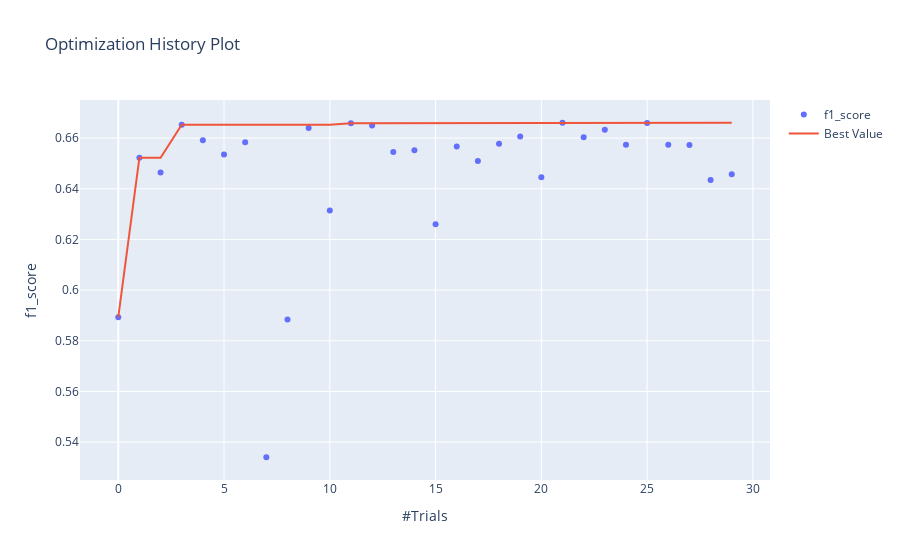

Write notebook code for a chart like this one.
### Markdown cell above
График истории оптимизации - отображает количество испытаний на оси Х и метрику на оси Y.

Следует использовать эту диаграмму, чтобы проверить, идет ли оптимизация гиперпараметров в правильном направлении или нет.

### Code cell
optuna.visualization.plot_optimization_history(study, target_name="f1_score")

### Figure 1 — Plotly figure (JSON) as saved in the notebook; plotly's stock layout.template omitted (floating-point values rounded to 4 significant figures)
{"data": [{"mode": "markers", "name": "f1_score", "type": "scatter", "x": [0, 1, 2, 3, 4, 5, 6, 7, 8, 9, 10, 11, 12, 13, 14, 15, 16, 17, 18, 19, 20, 21, 22, 23, 24, 25, 26, 27, 28, 29], "y": [0.5893, 0.6523, 0.6465, 0.6653, 0.6592, 0.6535, 0.6584, 0.534, 0.5884, 0.6639, 0.6314, 0.6659, 0.665, 0.6545, 0.6552, 0.6259, 0.6567, 0.651, 0.6577, 0.6606, 0.6446, 0.6661, 0.6603, 0.6632, 0.6574, 0.666, 0.6573, 0.6573, 0.6435, 0.6457]}, {"name": "Best Value", "type": "scatter", "x": [0, 1, 2, 3, 4, 5, 6, 7, 8, 9, 10, 11, 12, 13, 14, 15, 16, 17, 18, 19, 20, 21, 22, 23, 24, 25, 26, 27, 28, 29], "y": [0.5893, 0.6523, 0.6523, 0.6653, 0.6653, 0.6653, 0.6653, 0.6653, 0.6653, 0.6653, 0.6653, 0.6659, 0.6659, 0.6659, 0.6659, 0.6659, 0.6659, 0.6659, 0.6659, 0.6659, 0.6659, 0.6661, 0.6661, 0.6661, 0.6661, 0.6661, 0.6661, 0.6661, 0.6661, 0.6661]}], "layout": {"title": {"text": "Optimization History Plot"}, "xaxis": {"title": {"text": "#Trials"}}, "yaxis": {"title": {"text": "f1_score"}}}}
